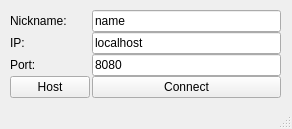
<?xml version="1.0" encoding="UTF-8"?>
<ui version="4.0">
 <class>ConnectWindow</class>
 <widget class="QMainWindow" name="ConnectWindow">
  <property name="geometry">
   <rect>
    <x>0</x>
    <y>0</y>
    <width>292</width>
    <height>129</height>
   </rect>
  </property>
  <property name="minimumSize">
   <size>
    <width>100</width>
    <height>92</height>
   </size>
  </property>
  <property name="maximumSize">
   <size>
    <width>16777215</width>
    <height>16777215</height>
   </size>
  </property>
  <property name="windowTitle">
   <string>Connect to chatroom</string>
  </property>
  <widget class="QWidget" name="centralwidget">
   <widget class="QWidget" name="layoutWidget">
    <property name="geometry">
     <rect>
      <x>10</x>
      <y>10</y>
      <width>271</width>
      <height>91</height>
     </rect>
    </property>
    <layout class="QGridLayout" name="gridLayout">
     <property name="horizontalSpacing">
      <number>2</number>
     </property>
     <property name="verticalSpacing">
      <number>0</number>
     </property>
     <item row="1" column="1">
      <widget class="QLineEdit" name="leIP">
       <property name="statusTip">
        <string>Chat room IP</string>
       </property>
       <property name="text">
        <string>localhost</string>
       </property>
      </widget>
     </item>
     <item row="2" column="1">
      <widget class="QLineEdit" name="lePort">
       <property name="toolTip">
        <string>Chat room will be hosted on this port</string>
       </property>
       <property name="statusTip">
        <string>Chat room port</string>
       </property>
       <property name="text">
        <string>8080</string>
       </property>
      </widget>
     </item>
     <item row="0" column="1">
      <widget class="QLineEdit" name="leName">
       <property name="statusTip">
        <string>Your chat alias</string>
       </property>
       <property name="text">
        <string>name</string>
       </property>
      </widget>
     </item>
     <item row="2" column="0">
      <widget class="QLabel" name="label_2">
       <property name="text">
        <string>Port:</string>
       </property>
      </widget>
     </item>
     <item row="1" column="0">
      <widget class="QLabel" name="label">
       <property name="text">
        <string>IP:</string>
       </property>
      </widget>
     </item>
     <item row="0" column="0">
      <widget class="QLabel" name="label_3">
       <property name="text">
        <string>Nickname:</string>
       </property>
      </widget>
     </item>
     <item row="3" column="1">
      <widget class="QPushButton" name="btnConnect">
       <property name="sizePolicy">
        <sizepolicy hsizetype="Minimum" vsizetype="Minimum">
         <horstretch>0</horstretch>
         <verstretch>0</verstretch>
        </sizepolicy>
       </property>
       <property name="statusTip">
        <string>Connect to selected chat room</string>
       </property>
       <property name="text">
        <string>Connect</string>
       </property>
      </widget>
     </item>
     <item row="3" column="0">
      <widget class="QPushButton" name="btnHost">
       <property name="statusTip">
        <string>Host server at selected port</string>
       </property>
       <property name="text">
        <string>Host</string>
       </property>
      </widget>
     </item>
    </layout>
   </widget>
  </widget>
  <widget class="QStatusBar" name="statusbar"/>
 </widget>
 <resources/>
 <connections/>
</ui>
